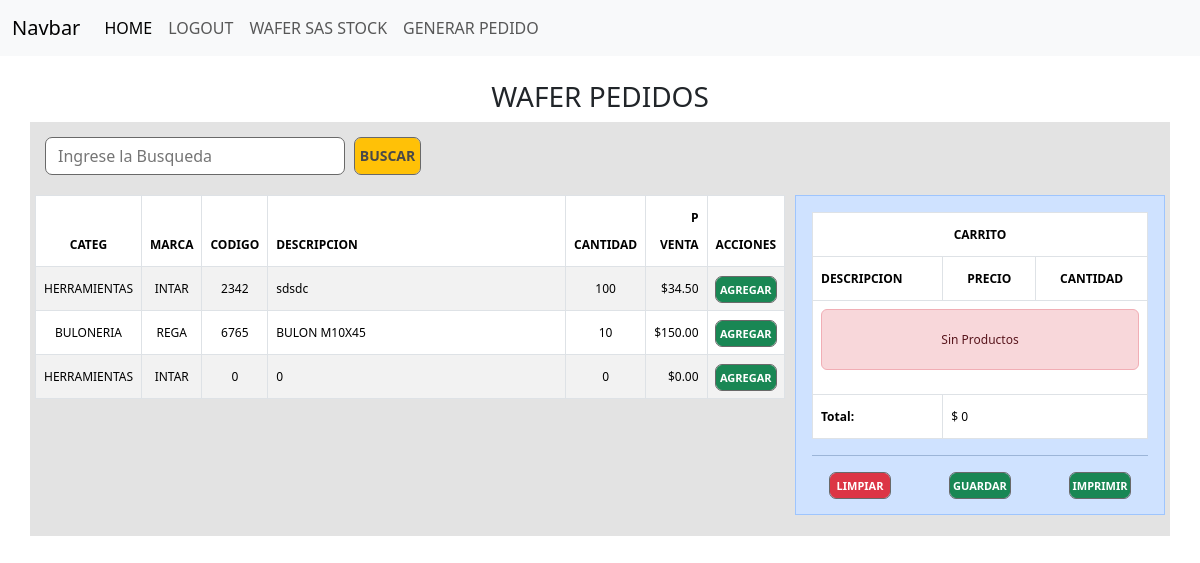
Screenshot of /pedidos/ (signed in) with the database file from the repository.
### stock/models.py (models this page shows, shortened)
class Producto(models.Model):
    categoria = models.ForeignKey(Categorias, on_delete=models.CASCADE)
    marca = models.ForeignKey(Marcas, on_delete=models.CASCADE)
    codigo = models.IntegerField()
    descripcion = models.CharField(max_length = 150)
    cantidad = models.IntegerField()
    precioCosto = models.FloatField(default=0.0)
    utilidad = models.ForeignKey(Utilidad, on_delete=models.CASCADE)
    precioPublico= models.FloatField(default=0.0)

class Categorias (models.Model):
    catNom = models.CharField(max_length = 50)
    catDescripcion= models.CharField(max_length=100)

class Marcas(models.Model):
    marcaNom = models.CharField(max_length = 50)
    marcaDescripcion= models.CharField(max_length=100)

### stock/views.py (the view)
# urls.py: path('pedidos/', views.pedidos, name='pedidos'),
@login_required
def pedidos(request):
    form = ProductoBusqueda()
    if request.method == 'GET':
        print('va el GET')
        productos = Producto.objects.all()
        for producto in productos:
            producto.precioPublico= floatformat(producto.precioCosto*producto.utilidad.utilValor,2)
        return render(request, 'pedidos.html', {
            'form': form,
            'productos': productos
            })

### stock/forms.py
class ProductoBusqueda(forms.Form):
    descripcion = forms.CharField(
        max_length=50,
        label= '',
        widget=forms.TextInput(attrs={'class': 'form-control-outline','style': 'width: 300px;','placeholder':'Ingrese la Busqueda'})
    )

### stock/context_processor.py (called while the page is built)
def total_carrito(request):
    total = 0
    if request.user.is_authenticated:
        if "carrito" in request.session.keys():
            for key, value in request.session["carrito"].items():
                total += float(value["acumulado"])
    total = round(total, 2)
    return {"total_carrito": total}

### stock/templates/pedidos.html (shortened to what this page needs)
{% extends 'base.html' %} {% block content %} {% load static %}
<link rel="stylesheet" href="{% static '/css/pedidos.css' %}">
<div class="container">
    <div class="row">
        <div class="col-12">
            <h3>WAFER PEDIDOS</h3>
        </div>
    </div>
    <div class="row">
        <div class="col-md-12 d-flex align-items-center" style="background-color:  #e3e3e3; padding: 5px;">
            <form class="d-flex align-items-center" method="post" action="{% url 'buscarp' %}" style="padding: 5px;">
                <div class="d-flex align-items-center justify-content-center" style="padding: 5px;">
                    {{ form }}
                </div>
                <div style="padding: 5px;">
                    <button type="submit" class="btn btn-warning">BUSCAR</button>
                </div>
            </form>
        </div>
    </div>
    <div class="row">
        <div class="col-8" style="background-color: #e3e3e3; padding: 5px;">
            <div class="table-responsive">
                <form action="">
                    <table id="tabla" class="table table-striped table-bordered table-hover">
                        <thead>
                            <tr class="encabezados">
                                <th scope="col">CATEG</th>
                                <th scope="col">MARCA</th>
                                <th scope="col">CODIGO</th>
                                <th scope="col">DESCRIPCION</th>
                                <th scope="col">CANTIDAD</th>
                                <th scope="col">P VENTA</th>
                                <th scope="col">ACCIONES</th>
                            </tr>
                        </thead>
                        <tbody>
                            {% for producto in productos %}
                            <tr class="contenido">
                                <td scope="row" class="columCategoria">{{ producto.categoria.catNom }}</td>
                                <td class="columMarca">{{ producto.marca.marcaNom }}</td>
                                <td class="columNum">{{ producto.codigo }}</td>
                                <td class="columDescripcion">{{ producto.descripcion }}</td>
                                <td class="columNum" id="cantidad{{ producto.id }}">{{ producto.cantidad }}</td>
                                <td class="columMoneda">${{ producto.precioPublico}}</td>
                                <td class="centrarbotones">
                                    <div class="btn-group">
                                        <a href="{% url 'Add' id=producto.id %}" class="btn btn-success">AGREGAR</a>
                                    </div>
                                </td>
                            </tr>
                            {% endfor %}
                        </tbody>
                    </table>
                </form>
            </div>
        </div>
        <div class="col-4" style="background-color: #e3e3e3; padding: 5px; position: relative;">
            {% include "carrito.html" %}
        </div>
    </div>
</div>
{% endblock %}

### stock/static/css/pedidos.css (style rules this page uses)
.col-12 { text-align: center; }
.columMoneda { text-align: right; }
.columNum { text-align: center; }
.columCategoria { text-align: center; }
.columMarca { text-align: center; }
.columDescripcion { text-align: center; }
.centrarbotones { text-align: center; }
.table { font-size: 13px; width: 100%; border-collapse: collapse; line-height: 27px; padding: 2px; }
.table-responsive { text-align: center; align-items: center; }
.table td:nth-child(1), .table th:nth-child(1) { width: 5%; }
.table td:nth-child(2), .table th:nth-child(2) { width: 5%; }
.table td:nth-child(3), .table th:nth-child(3) { width: 5%; }
.table td:nth-child(4), .table th:nth-child(4) { width: 40%; text-align: left; }
.table td:nth-child(5), .table th:nth-child(5) { width: 2%; text-align: center; }
.table td:nth-child(6), .table th:nth-child(6) { width: 4%; text-align: right; }
.table td:nth-child(7), .table th:nth-child(7) { width: 5%; }
.btn-success { width: 60px; height: 25px; ; padding: 1px; font-size: 11px; font-weight: bold; text-align: center; line-height: 22px; justify-content: center; vertical-align: middle; outline-color: dimgrey; outline-style: solid; outline-width: 1px; }
.btn-warning { width: 65px; height: 36px; ; padding: 1px; font-size: 14px; font-weight: bold; text-align: center; line-height: 18px; justify-content: center; vertical-align: middle; outline-color: dimgrey; outline-style: solid; outline-width: 1px; color: rgb(73, 73, 73); }
.encabezados { text-align: center; }
.form-control-outline { width: 400px; border: 1px solid dimgrey; padding: 0.375rem 0.75rem; border-radius: 7px; }
th { font-size: 12px; }
td { font-size: 12px; }

### rows the page displays
Producto: categoria.catNom "HERRAMIENTAS", marca.marcaNom "INTAR", codigo "2342", descripcion "sdsdc", cantidad "100", precioPublico "34.50"
Producto: categoria.catNom "BULONERIA", marca.marcaNom "REGA", codigo "6765", descripcion "BULON M10X45", cantidad "10", precioPublico "150.00"
Producto: categoria.catNom "HERRAMIENTAS", marca.marcaNom "INTAR", codigo "0", descripcion "0", cantidad "0", precioPublico "0.00"

### other values shown
{{ total_carrito }} "0"
